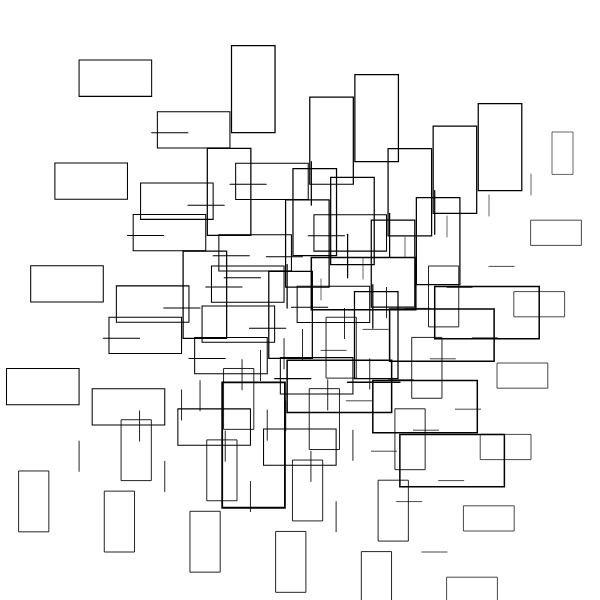
Frame 1 (no input)
Frame 60 (no input): identical to frame 1, image omitted
Frame 120 (the mouse pressed at the canvas centre since frame 60): identical to frame 1, image omitted

The p5.js sketch that drew this single still picture (run headless with seeded random() and noise() and a simulated clock; from frame 60 on, the mouse is pressed at the canvas centre):

// p5.js sketch
// ── sketch.js


let premise = 'R';
let rules = {
R: 'f[FfR]>[+fR]',

}


let length = 70;
let angle = 90;

function setup() {
  createCanvas(600, 600);
  angleMode(DEGREES);
  bigRule = resolveRules(premise, rules, 5);
  print(bigRule);
  
}

function draw() {
  background('white');
  stroke('black');
  strokeWeight(2);
  noFill();
  translate(width / 2, height / 2);
  rotate(-90);
  scale(0.3);

  drawShape(bigRule);
   // angle += 1;
  // length += 0.1;
}

function resolveRules(startRule, rules, depth) {
  let endRule = '';
  for (let currentLetter of startRule) {
    if (currentLetter in rules) {
      endRule += rules[currentLetter];
    } else {
      endRule += currentLetter;
    }
  }
  if (depth >= 1) {
    endRule = resolveRules(endRule, rules, depth - 1);
  }
  return endRule;
}


function drawShape(rule)  {
  for (let c of rule) {
    if (c === 'F') {
      line(0, 0, length, 0);
      translate(length, 0);
    } else if (c === 'R') {
      rect(0, 0, length*2, length);
      translate(length*2, length);
    } else if (c === 'D') {
      line(0, 0, length * 4, 0);
      translate(length, 0);
    } else if (c === 'f') {
      translate(0, length, 0);
    } else if (c === '+') {
      rotate(angle);
    } else if (c === '-') {
      rotate(-angle);
    } else if (c === '[') {
      push();
    } else if (c === ']') {
      pop();
    } else if (c === '>') {
      scale(1.2);
    } else if (c === '<') {
      scale(0.8);
   
    }
  }
}
